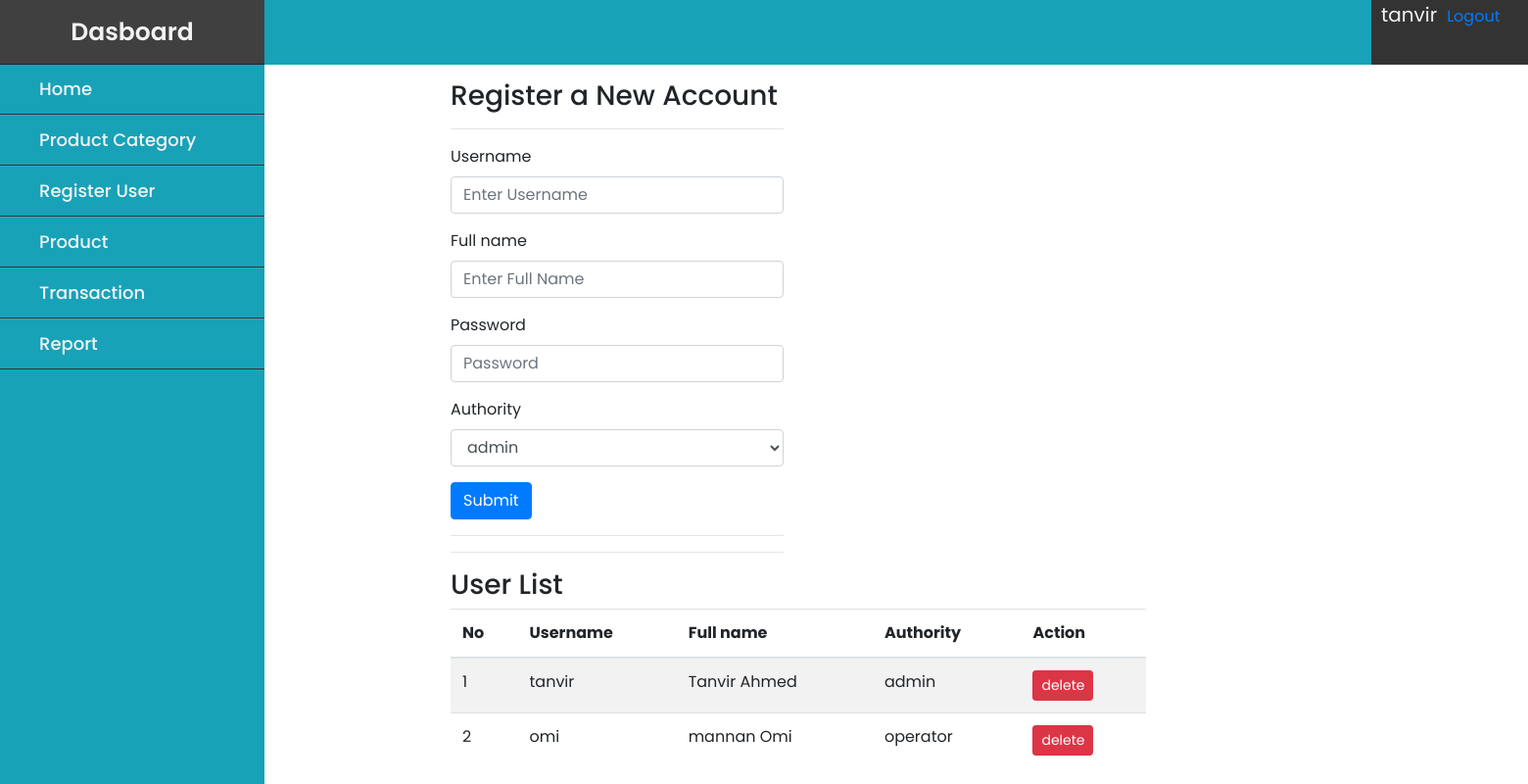
Page /register.php (signed in) on the committed database.
### tables this page shows
CREATE TABLE `user` (
  `id` int(11) NOT NULL,
  `username` varchar(100) NOT NULL,
  `fullname` varchar(100) NOT NULL,
  `password` varchar(100) NOT NULL,
  `role` varchar(15) NOT NULL
);

### register.php (the view, shortened to what this page needs)
<?php
$servername = "localhost";
$username = "root";
$password = "";
$dbname = "supershop";
$conn = mysqli_connect($servername, $username, $password, $dbname);
if($_SESSION['role']=="admin"){
  include_once'dashadmin.php';
}else{
    header('location:index.php');
}
?>
<html>
    <head>
<link rel="stylesheet" href="css/dashboard.css">
<link rel="stylesheet" href="css/bootstrap.min.css">
<link rel="stylesheet" href="css/fontawesome.min.css">
<link rel="stylesheet" href="css/all.min.css">
<link rel="stylesheet" href="css/dashboard1.css">
</head>
    <body>
<nav class="nav-header ">
<div class="nav-user-menu">
<div class="drop-down">
<?php echo '<span class="username">' .  $_SESSION['username'] . '</span>'; ?>
<a href="logout.php">Logout</a>
</div>
</div>
</nav>
<div class="content-b">
    <section class="container">
        <form action="" method="POST">
            <div class="col-md-4">
                <div class="box box-success">
                    <div class="box-header with-border">
                        <h3 class="box-title">Register a New Account</h3>
                        <hr>
                    </div>
                        <div class="box-body">
                                <div class="form-group">
                                    <label for="username">Username</label>
                                    <input type="text" class="form-control" id="username" name="username" placeholder="Enter Username" required>
                                </div>
                                <div class="form-group">
                                    <label for="fname">Full name</label>
                                    <input type="text" class="form-control" id="fname" name="fullname" placeholder="Enter Full Name" required>
                                </div>
                                <div class="form-group">
                                    <label for="password">Password</label>
                                    <input type="password" class="form-control" id="password" name="password" placeholder="Password" required>
                                </div>
                                <div class="form-group">
                                    <label>Authority</label>
                                    <select class="form-control" name="select_option" required>
                                        <option>admin</option>
                                    </select>
                                </div>
                        </div>
                        <div class="box-footer">
                            <button type="submit" class="btn btn-primary" name="submit">Submit</button>
                            <hr>
                            <hr>
                        </div>
                    </form>
                </div>
            <div class="col-md-8">
            <div class="box">
                <div class="box-header with-border">
                <h3 class="box-title">User List</h3>
                </div>
                <div class="box-body">
                    <div style="overflow-x:auto;">
                        <table class="table table-striped" id="myRegister">
                            <thead>
                                <tr>
                                    <th>No</th>
                                    <th>Username</th>
                                    <th>Full name</th>
                                    <th>Authority</th>
                                    <th>Action</th>
                                </tr>
                            </thead>
                            <tbody>
                                <?php
                                $no = 1;
                                $sql=" SELECT * FROM user";
                                $result = mysqli_query($conn, $sql);
                                while($row = mysqli_fetch_assoc($result)){
                                  $tol=json_decode(json_encode($row),FALSE);
                                ?>
                                    <tr>
                                    <td><?php echo $no++; ?></td>
                                    <td><?php echo $tol->username; ?></td>
                                    <td><?php echo $tol->fullname; ?></td>
                                    <td><?php echo $tol->role; ?></td>
                                    <td>
                                    <a href="delete_user.php?id=<?php echo $tol->id; ?>"
                        onclick="return confirm('Remove User?')"
                        class="btn btn-danger btn-sm" name="btn_delete">delete</a>
                                    </td>
                                    </tr>
                                <?php
                                }
                                ?>
                            </tbody>
                        </table>
                    </div>
                </div>
            </div>
            </div>
    </body>
</html>

### css/dashadmin.css (style rules this page uses)
* { margin: 0; padding: 0; box-sizing: border-box; font-family: sans-serif; }

### css/dashboard.css (style rules this page uses)
* { font-family: 'Poppins', sans-serif; box-sizing: border-box; }
.nav-header { height: 66px; background: #17a2b8; width: 100%; }
.nav-user-menu { float: right; height: 66px; width: 160px; background-color:#404040; }
.username { color:#f2f2f2; background:#404040; padding: 10px; font-size: 20px; font-weight: 400; height: 35px; }

### css/dashboard1.css (style rules this page uses)
* { font-family: 'Poppins', sans-serif; }
.nav-header { height: 66px; background: #17a2b8; width: 100%; }
.nav-user-menu { float: right; height: 66px; width: 160px; background-color: #333; }
.username { color:#f2f2f2; background: #333; padding: 10px; font-size: 20px; font-weight: 400; height: 35px; }

### register.php (style rules this page uses)
.content-b { margin-left:400px ; max-width: 1200px; width: 1200px; }
.box-title { margin-top: 15px; }
.nav-header { background:#17a2b8; }

### rows in the picture
user: username "tanvir", fullname "Tanvir Ahmed", role "admin"
user: username "omi", fullname "mannan Omi", role "operator"

### other values in the picture
$_SESSION['username'] "tanvir"
